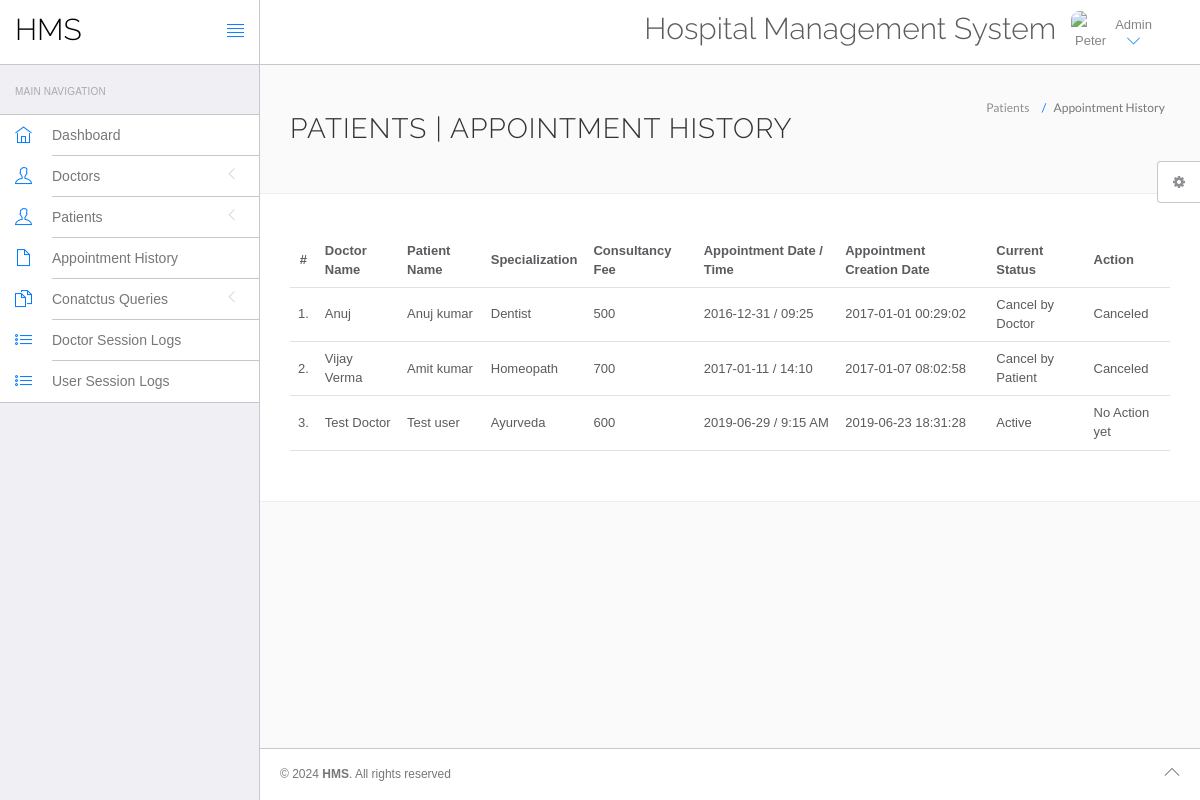
The page /Hospital/hms-01/admin/appointment-history.php (signed in) on the database its author committed.
### tables this page shows
CREATE TABLE `appointment` (
  `id` int(11) NOT NULL,
  `doctorSpecialization` varchar(255) NOT NULL,
  `doctorId` int(11) NOT NULL,
  `userId` int(11) NOT NULL,
  `consultancyFees` int(11) NOT NULL,
  `appointmentDate` varchar(255) NOT NULL,
  `appointmentTime` varchar(255) NOT NULL,
  `postingDate` timestamp NOT NULL DEFAULT current_timestamp(),
  `userStatus` int(11) NOT NULL,
  `doctorStatus` int(11) NOT NULL,
  `updationDate` varchar(255) NOT NULL
);

CREATE TABLE `doctors` (
  `id` int(11) NOT NULL,
  `specilization` varchar(255) DEFAULT NULL,
  `doctorName` varchar(255) DEFAULT NULL,
  `address` longtext DEFAULT NULL,
  `docFees` varchar(255) DEFAULT NULL,
  `contactno` bigint(11) DEFAULT NULL,
  `docEmail` varchar(255) DEFAULT NULL,
  `password` varchar(255) DEFAULT NULL,
  `creationDate` timestamp NULL DEFAULT current_timestamp(),
  `updationDate` timestamp NULL DEFAULT NULL ON UPDATE current_timestamp()
);

CREATE TABLE `users` (
  `id` int(11) NOT NULL,
  `fullName` varchar(255) DEFAULT NULL,
  `address` longtext DEFAULT NULL,
  `city` varchar(255) DEFAULT NULL,
  `gender` varchar(255) DEFAULT NULL,
  `email` varchar(255) DEFAULT NULL,
  `password` varchar(255) DEFAULT NULL,
  `regDate` timestamp NULL DEFAULT current_timestamp(),
  `updationDate` timestamp NULL DEFAULT NULL ON UPDATE current_timestamp()
);

### Hospital/hms-01/admin/appointment-history.php (the view, shortened to what this page needs)
<?php
include('include/config.php');
?>
<!DOCTYPE html>
<html lang="en">
	<head>
		<link rel="stylesheet" href="vendor/bootstrap/css/bootstrap.min.css">
		<link rel="stylesheet" href="vendor/fontawesome/css/font-awesome.min.css">
		<link rel="stylesheet" href="vendor/themify-icons/themify-icons.min.css">
		<link href="vendor/animate.css/animate.min.css" rel="stylesheet" media="screen">
		<link href="vendor/perfect-scrollbar/perfect-scrollbar.min.css" rel="stylesheet" media="screen">
		<link href="vendor/switchery/switchery.min.css" rel="stylesheet" media="screen">
		<link href="vendor/bootstrap-touchspin/jquery.bootstrap-touchspin.min.css" rel="stylesheet" media="screen">
		<link href="vendor/select2/select2.min.css" rel="stylesheet" media="screen">
		<link href="vendor/bootstrap-datepicker/bootstrap-datepicker3.standalone.min.css" rel="stylesheet" media="screen">
		<link href="vendor/bootstrap-timepicker/bootstrap-timepicker.min.css" rel="stylesheet" media="screen">
		<link rel="stylesheet" href="assets/css/styles.css">
		<link rel="stylesheet" href="assets/css/plugins.css">
		<link rel="stylesheet" href="assets/css/themes/theme-1.css" id="skin_color" />
	</head>
	<body>
		<div id="app">
<?php include('include/sidebar.php');?>
			<div class="app-content">
					<?php include('include/header.php');?>
				<div class="main-content" >
					<div class="wrap-content container" id="container">
						<section id="page-title">
							<div class="row">
								<div class="col-sm-8">
									<h1 class="mainTitle">Patients  | Appointment History</h1>
																	</div>
								<ol class="breadcrumb">
									<li>
										<span>Patients </span>
									</li>
									<li class="active">
										<span>Appointment History</span>
									</li>
								</ol>
							</div>
						</section>
						<div class="container-fluid container-fullw bg-white">
									<div class="row">
								<div class="col-md-12">
									<table class="table table-hover" id="sample-table-1">
										<thead>
											<tr>
												<th class="center">#</th>
												<th class="hidden-xs">Doctor Name</th>
												<th>Patient Name</th>
												<th>Specialization</th>
												<th>Consultancy Fee</th>
												<th>Appointment Date / Time </th>
												<th>Appointment Creation Date  </th>
												<th>Current Status</th>
												<th>Action</th>
											</tr>
										</thead>
										<tbody>
<?php
$sql=mysqli_query($con,"select doctors.doctorName as docname,users.fullName as pname,appointment.*  from appointment join doctors on doctors.id=appointment.doctorId join users on users.id=appointment.userId ");
$cnt=1;
while($row=mysqli_fetch_array($sql))
{
?>
											<tr>
												<td class="center"><?php echo $cnt;?>.</td>
												<td class="hidden-xs"><?php echo $row['docname'];?></td>
												<td class="hidden-xs"><?php echo $row['pname'];?></td>
												<td><?php echo $row['doctorSpecialization'];?></td>
												<td><?php echo $row['consultancyFees'];?></td>
												<td><?php echo $row['appointmentDate'];?> / <?php echo
												 $row['appointmentTime'];?>
												</td>
												<td><?php echo $row['postingDate'];?></td>
												<td>
<?php if(($row['userStatus']==1) && ($row['doctorStatus']==1))
{
	echo "Active";
}
if(($row['userStatus']==0) && ($row['doctorStatus']==1))
{
	echo "Cancel by Patient";
}
if(($row['userStatus']==1) && ($row['doctorStatus']==0))
{
	echo "Cancel by Doctor";
}
												?></td>
												<td >
												<div class="visible-md visible-lg hidden-sm hidden-xs">
							<?php if(($row['userStatus']==1) && ($row['doctorStatus']==1))
{
echo "No Action yet";
	 } else {
		echo "Canceled";
		} ?>
												</div>
												</td>
											</tr>
											<?php
$cnt=$cnt+1;
											 }?>
										</tbody>
									</table>
								</div>
							</div>
								</div>
					</div>
				</div>
			</div>
	<?php include('include/footer.php');?>
	<?php include('include/setting.php');?>
		</div>
	</body>
</html>

### Hospital/hms-01/admin/assets/css/themes/theme-1.css (style rules this page uses)
body { background: #FAFAFA; }

### rows shown on the page
appointment: doctorId.doctorName "Anuj", userId.fullName "Anuj kumar", doctorSpecialization "Dentist", consultancyFees "500", appointmentDate "2016-12-31", appointmentTime "09:25", postingDate "2017-01-01 00:29:02", userStatus "Cancel by Doctor"
appointment: doctorId.doctorName "Vijay Verma", userId.fullName "Amit kumar", doctorSpecialization "Homeopath", consultancyFees "700", appointmentDate "2017-01-11", appointmentTime "14:10", postingDate "2017-01-07 08:02:58", userStatus "Cancel by Patient"
appointment: doctorId.doctorName "Test Doctor", userId.fullName "Test user", doctorSpecialization "Ayurveda", consultancyFees "600", appointmentDate "2019-06-29", appointmentTime "9:15 AM", postingDate "2019-06-23 18:31:28", userStatus "Active"
